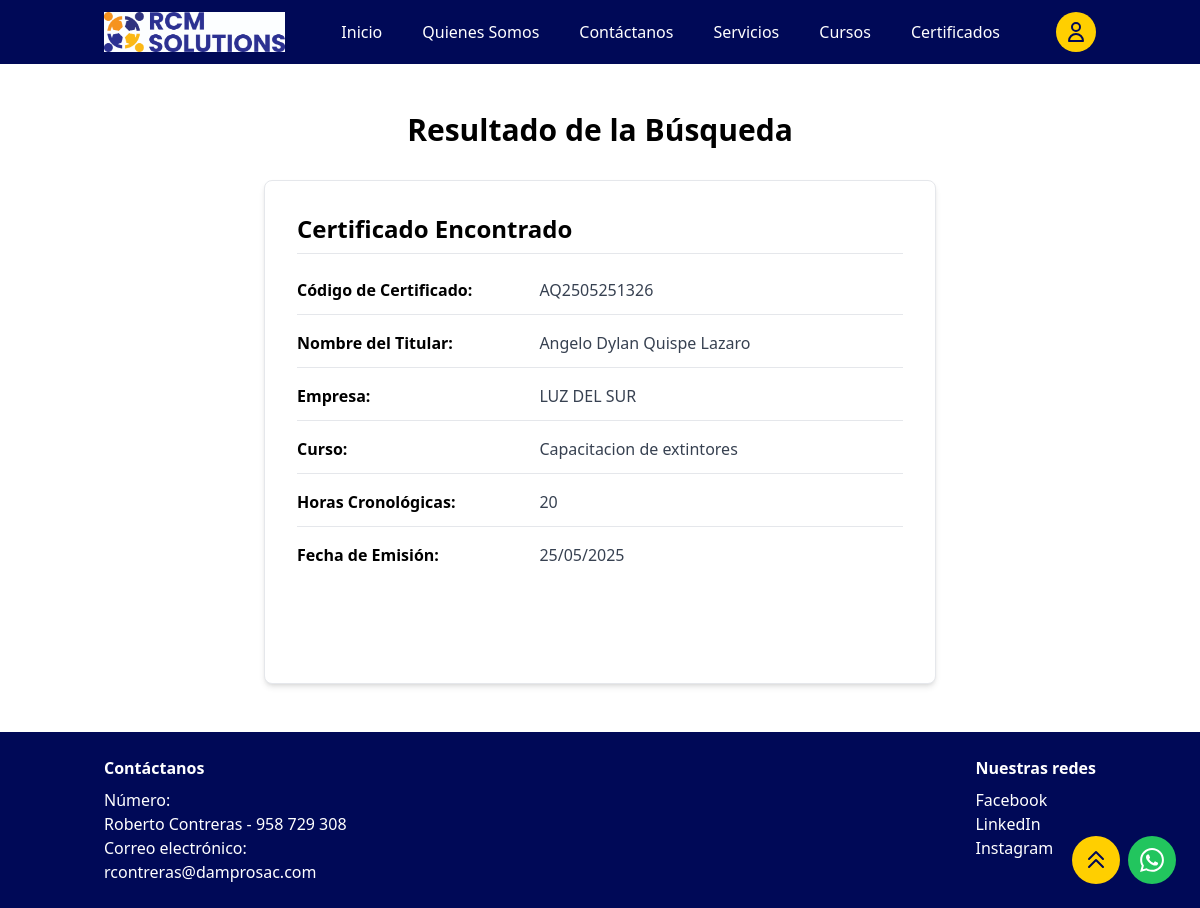
The app's page /certificados/AQ2505251326/ with its own data.
### system/models.py (models this page shows)
class Certificate(models.Model):
    cert_code = models.CharField(max_length=100, unique=True)
    usuario = models.ForeignKey(Usuario, on_delete=models.CASCADE, related_name='certificates')
    course = models.ForeignKey(Course, on_delete=models.CASCADE, related_name='certificates')
    empresa = models.ForeignKey(Empresa, on_delete=models.CASCADE, related_name='certificates', null=True, blank=True)
    creation_date = models.DateTimeField(default=models.functions.Now)  # Se cambió de auto_now_add=True para permitir edición
    chronological_hours = models.PositiveIntegerField()

class Usuario(models.Model):
    first_name = models.CharField(max_length=100)
    middle_name = models.CharField(max_length=100, blank=True, null=True)
    last_name = models.CharField(max_length=100)
    second_last_name = models.CharField(max_length=100, blank=True, null=True)
    dni = models.CharField(max_length=8, unique=True, null=True, blank=True)  # DNI peruano estándar de 8 dígitos
    user_type = models.CharField(max_length=50)
    empresa = models.ForeignKey(Empresa, on_delete=models.CASCADE, related_name='usuarios', null=True, blank=True)

class Empresa(models.Model):
    ruc = models.CharField(max_length=11, unique=True)
    nombre = models.CharField(max_length=200)  # razón social

class Course(models.Model):
    name = models.CharField(max_length=200)
    course_hours = models.PositiveIntegerField()

### system/views.py (the view)
# urls.py: path('certificados/<str:cert_code>/', views.certificado_detail, name='certificado_detail'),
def certificado_detail(request, cert_code):
    certificado = None
    error = None
    try:
        certificado = Certificate.objects.select_related('usuario', 'course', 'empresa').get(cert_code=cert_code)
    except Certificate.DoesNotExist:
        error = f"No se encontró ningún certificado con el código: {cert_code}"
    return render(request, 'system/certificado_detail.html', {
        'certificado': certificado,
        'error': error
    })

### system/templates/system/certificado_detail.html (shortened to what this page needs)
{% extends 'system/base.html' %}
{% block content %}
<section id="certificado-detail" class="bg-white py-12">
  <div class="container mx-auto px-4">
    <h1 class="text-3xl font-bold text-center text-dampro-dark mb-8">Resultado de la Búsqueda</h1>
    <div class="max-w-2xl mx-auto">
      {% if certificado %}
        <div class="bg-white p-8 rounded-lg shadow-md border border-gray-200">
          <h2 class="text-2xl font-bold text-dampro-dark mb-6 pb-2 border-b border-gray-200">Certificado Encontrado</h2>
          <div class="space-y-4 mb-8">
            <div class="flex flex-col sm:flex-row border-b border-gray-200 pb-3">
              <span class="font-bold text-dampro-dark w-full sm:w-2/5">Código de Certificado:</span>
              <span class="text-gray-700 w-full sm:w-3/5">{{ certificado.cert_code }}</span>
            </div>
            <div class="flex flex-col sm:flex-row border-b border-gray-200 pb-3">
              <span class="font-bold text-dampro-dark w-full sm:w-2/5">Nombre del Titular:</span>
              <span class="text-gray-700 w-full sm:w-3/5">
                {{ certificado.usuario.first_name }}
                {% if certificado.usuario.middle_name %}{{ certificado.usuario.middle_name }}{% endif %}
                {{ certificado.usuario.last_name }}
                {% if certificado.usuario.second_last_name %}{{ certificado.usuario.second_last_name }}{% endif %}
              </span>
            </div>
              {% if certificado.empresa %}
            <div class="flex flex-col sm:flex-row border-b border-gray-200 pb-3">
              <span class="font-bold text-dampro-dark w-full sm:w-2/5">Empresa:</span>
              <span class="text-gray-700 w-full sm:w-3/5">{{ certificado.empresa.nombre }}</span>
            </div>
            {% endif %}
            <div class="flex flex-col sm:flex-row border-b border-gray-200 pb-3">
              <span class="font-bold text-dampro-dark w-full sm:w-2/5">Curso:</span>
              <span class="text-gray-700 w-full sm:w-3/5">{{ certificado.course.name }}</span>
            </div>
            <div class="flex flex-col sm:flex-row border-b border-gray-200 pb-3">
              <span class="font-bold text-dampro-dark w-full sm:w-2/5">Horas Cronológicas:</span>
              <span class="text-gray-700 w-full sm:w-3/5">{{ certificado.chronological_hours }}</span>
            </div>
            <div class="flex flex-col sm:flex-row pb-3">
              <span class="font-bold text-dampro-dark w-full sm:w-2/5">Fecha de Emisión:</span>
              <span class="text-gray-700 w-full sm:w-3/5">{{ certificado.creation_date|date:"d/m/Y" }}</span>
            </div>
          </div>
          <div class="flex justify-between items-center mt-8">
            <a href="{% url 'system:certificados' %}" class="inline-block bg-dampro-dark text-white py-2 px-6 rounded-md font-medium hover:bg-opacity-90 transition-colors">Volver a Buscar</a>
          </div>
        </div>
      {% endif %}
    </div>
  </div>
</section>
{% endblock %}

### records on screen
Certificate: cert_code "AQ2505251326", usuario.first_name "Angelo", usuario.middle_name "Dylan", usuario.last_name "Quispe", usuario.second_last_name "Lazaro", empresa.nombre "LUZ DEL SUR", course.name "Capacitacion de extintores", chronological_hours "20", creation_date "25/05/2025"
